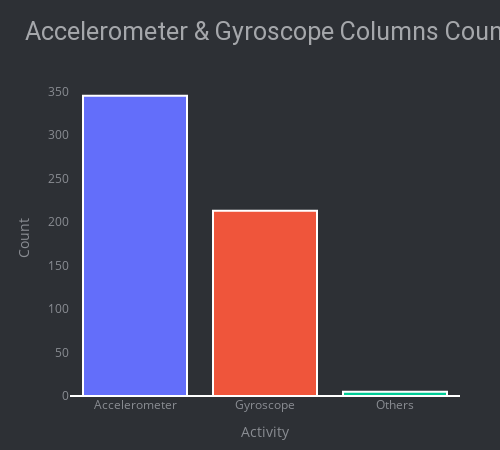

The notebook cell saved with this chart:
### Code cell
# Accelerometer & Gyroscope Columns Counts
acc = 0
gyro = 0
other = 0

for value in df_train.columns:
    if "Acc" in str(value):
        acc += 1
    elif "Gyro" in str(value):
        gyro += 1
    else:
        other += 1

graph = go.Bar(x=['Accelerometer', 'Gyroscope', 'Others'], y=[acc,gyro,other], marker = dict(color = colors))
layout = go.Layout(
    height=450, width=500,
    title = 'Accelerometer & Gyroscope Columns Counts',
    xaxis = dict(title = 'Activity', tickangle=0, showgrid=False),
    yaxis = dict(title = 'Count', showgrid=False),
    plot_bgcolor='#2d3035', paper_bgcolor='#2d3035',
    title_font=dict(size=25, color='#a5a7ab', family='roboto'),
    margin=dict(t=80, b=30, l=70, r=40),
    font=dict(color='#8a8d93'))
fig = go.Figure(data=[graph], layout = layout)
fig.update_traces(textfont=dict(color='#fff'), marker=dict(line=dict(color='#ffffff', width=2)))

iplot(fig)

### Figure 1 — Plotly figure (JSON) as saved in the notebook; plotly's stock layout.template omitted (floating-point values rounded to 4 significant figures)
{"data": [{"marker": {"color": ["#636EFA", "#EF553B", "#00CC96", "#AB63FA", "#FFA15A", "#19D3F3", "#FF6692", "#B6E880", "#FF97FF", "#FECB52"], "line": {"color": "#ffffff", "width": 2}}, "textfont": {"color": "#fff"}, "type": "bar", "x": ["Accelerometer", "Gyroscope", "Others"], "y": [345, 213, 5]}], "layout": {"font": {"color": "#8a8d93"}, "height": 450, "margin": {"b": 30, "l": 70, "r": 40, "t": 80}, "paper_bgcolor": "#2d3035", "plot_bgcolor": "#2d3035", "title": {"font": {"color": "#a5a7ab", "family": "roboto", "size": 25}, "text": "Accelerometer & Gyroscope Columns Counts"}, "width": 500, "xaxis": {"showgrid": false, "tickangle": 0, "title": {"text": "Activity"}}, "yaxis": {"showgrid": false, "title": {"text": "Count"}}}}
